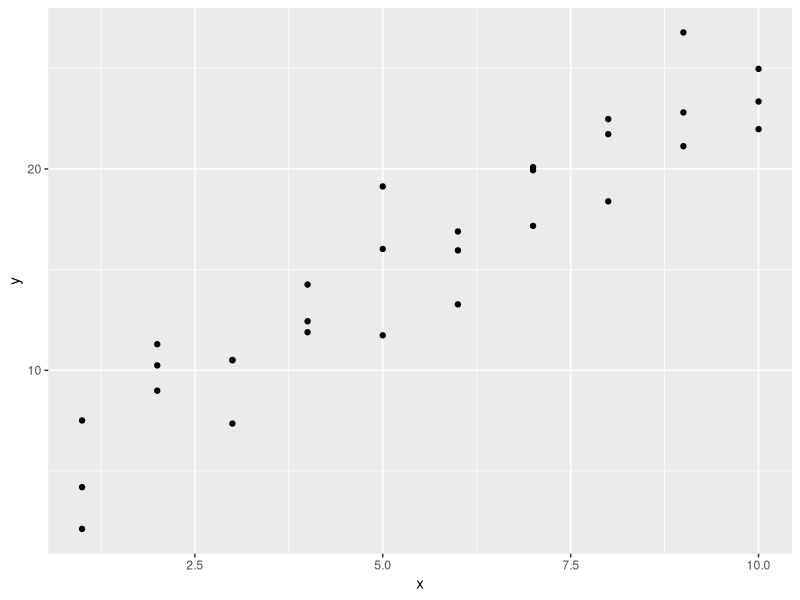
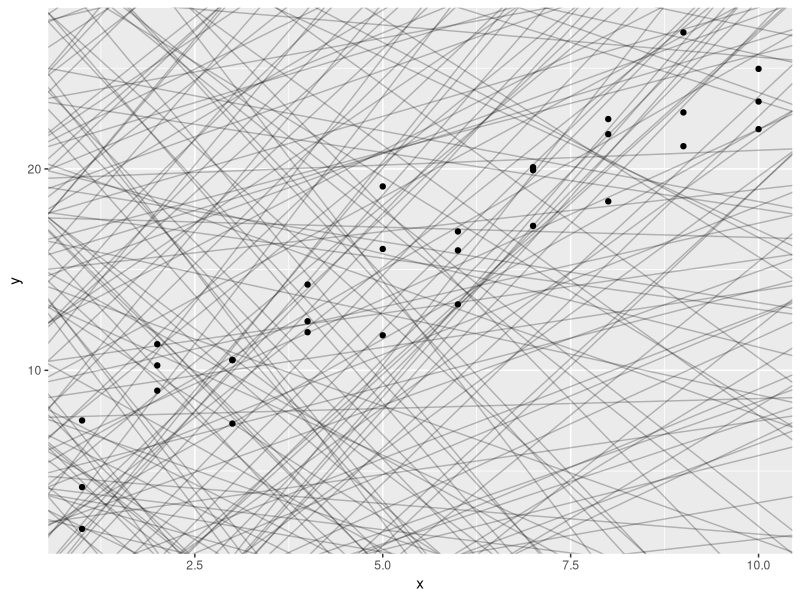
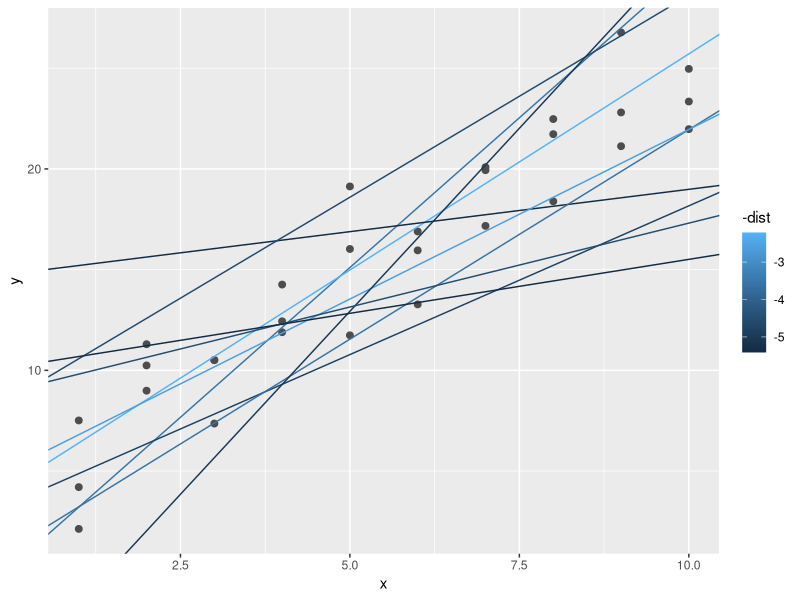
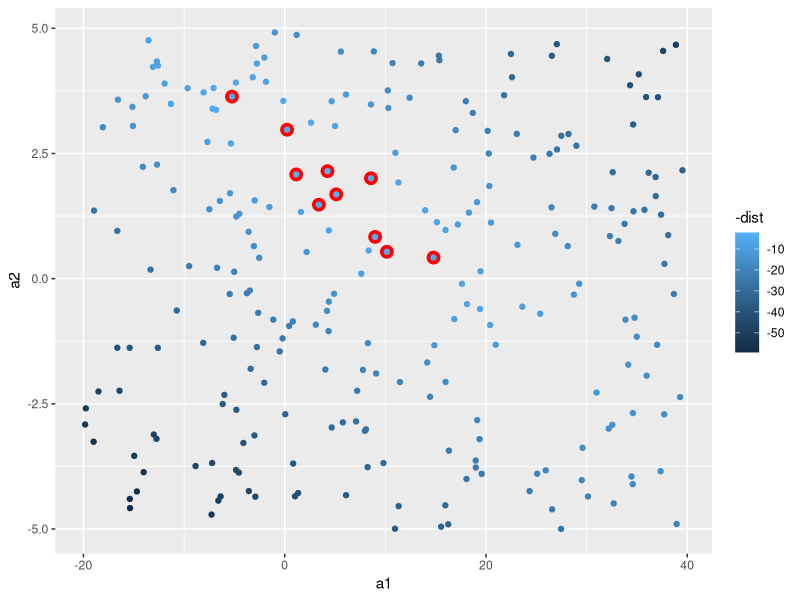
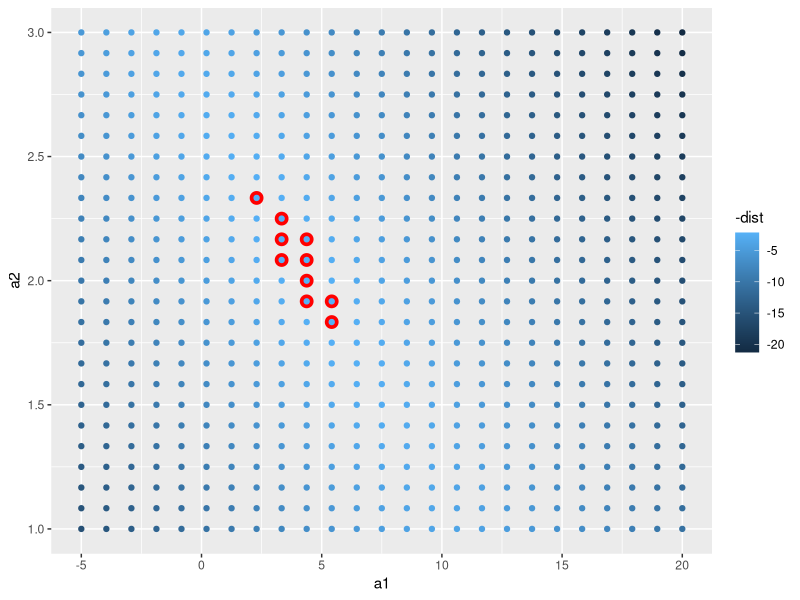
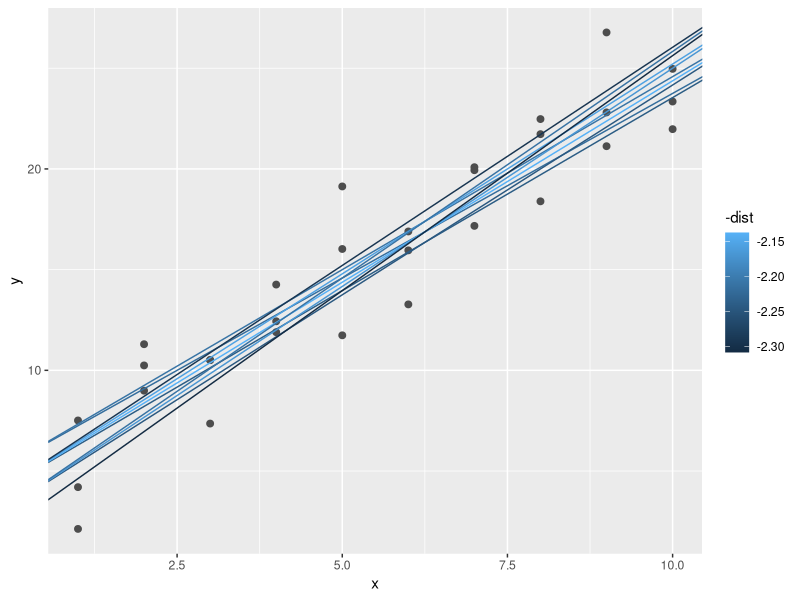
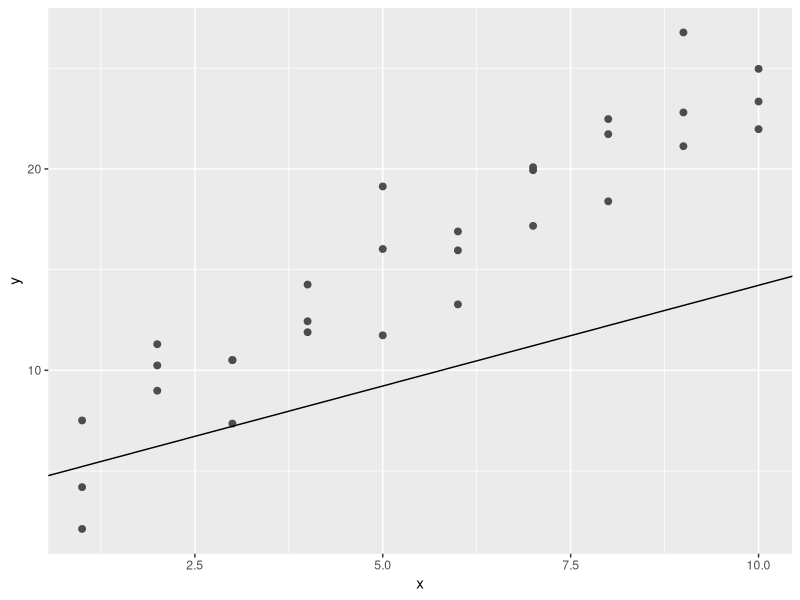
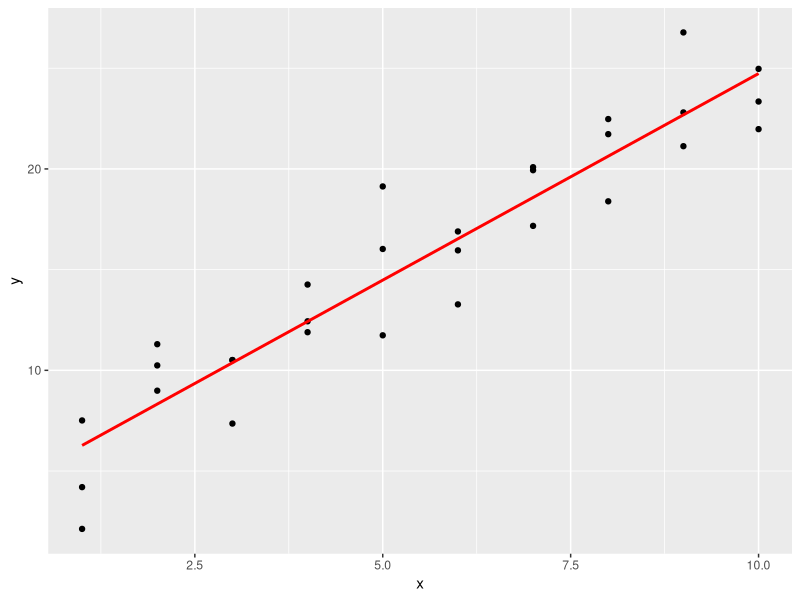

The R script that drew these images, in order:
## ---- chunk 1
knitr::opts_chunk$set(collapse = TRUE, dev = "png", comment = "#>")
#Sys.setlocale('LC_ALL','C') # Embed this directly in the Rmarkdown script that contains the Chinese character comment
options(digits=3)
options(max.print=200)
## ---- chunk 2
library(tidyverse)
library(modelr)
options(na.action = na.warn)
## ---- chunk 3
ggplot(sim1, aes(x, y)) + 
    geom_point()
## ---- chunk 4
models = tibble(
    a1 = runif(250, -20, 40),
    a2 = runif(250, -5, 5)
)
ggplot(sim1, aes(x, y)) + 
    geom_abline(
        aes(intercept = a1, slope = a2),
        data = models, alpha = 1/4
    ) + 
    geom_point()
## ---- chunk 5
model1 = function(a, data) {
    a[1] + data$x * a[2]
}
model1(c(7, 1.5), sim1)
## ---- chunk 6
measure_distance = function(mod, data){
    diff = data$y - model1(mod, data)
    sqrt(mean(diff ^2))
}
measure_distance(c(7,1.5), sim1)
## ---- chunk 7
sim1_dist = function(a1, a2) {
    measure_distance(c(a1, a2), sim1)
}
models = models %>% 
    mutate(dist = purrr::map2_dbl(a1, a2, sim1_dist))
models
## ---- chunk 8
ggplot(sim1, aes(x, y)) + 
    geom_point(size = 2, color = "grey30") + 
    geom_abline(
        aes(intercept = a1, slope = a2, color = -dist),
        data = filter(models, rank(dist) <= 10)
    )
## ---- chunk 9
ggplot(models, aes(a1, a2)) + 
    geom_point(
        data = filter(models, rank(dist) <= 10),
        size = 4, color = "red"
    ) + 
    geom_point(aes(color = -dist))
## ---- chunk 10
grid = expand.grid(
    a1 = seq(-5, 20, length = 25),
    a2 = seq(1, 3, length = 25)
) %>% 
    mutate(dist = purrr::map2_dbl(a1, a2, sim1_dist))
grid %>% 
    ggplot(aes(a1, a2)) +
    geom_point(
        data = filter(grid, rank(dist) <= 10),
        size = 4, color = "red"
    ) + 
    geom_point(aes(color = -dist))
## ---- chunk 11
ggplot(sim1, aes(x, y)) + 
    geom_point(size = 2, color = "grey30") + 
    geom_abline(
        aes(intercept = a1, slope = a2, color = -dist),
        data = filter(grid, rank(dist) <= 10)
    )
## ---- chunk 12
best = optim(c(0,0), measure_distance, data = sim1)
best$par
## ---- chunk 13
ggplot(sim1, aes(x, y)) + 
    geom_point(size = 2, color = "grey30") + 
    geom_abline(intercept = best$par[1], slop = best$par[2])
## ---- chunk 14
sim1_mod = lm(y ~ x, data = sim1)
coef(sim1_mod)
## ---- chunk 15
grid = sim1 %>% 
    data_grid(x)
grid
## ---- chunk 16
grid = grid %>% 
    add_predictions(sim1_mod)
grid
## ---- chunk 17
ggplot(sim1, aes(x)) + 
    geom_point(aes(y = y)) +
    geom_line(
        aes(y = pred),
        data = grid,
        color = "red",
        size = 1
    )
## ---- chunk 18
sim1 = sim1 %>% 
    add_residuals(sim1_mod)
sim1
## ---- chunk 19
ggplot(sim1, aes(resid)) + 
    geom_freqpoly(binwidth = 0.5)
## ---- chunk 20
ggplot(sim1, aes(x, resid)) + 
    geom_ref_line(h = 0) + 
    geom_point()
## ---- chunk 21
df = tribble(
    ~y, ~x1, ~x2,
    4, 2, 5,
    5, 1, 6
)
model_matrix(df, y ~ x1)
## ---- chunk 22
model_matrix(df, y ~ x1 - 1)
## ---- chunk 23
model_matrix(df, y ~ x1 + x2)
## ---- chunk 24
df = tribble(
    ~ sex, ~ response,
    "male", 1, 
    "female", 2,
    "male", 1
)
model_matrix(df, response ~ sex)
## ---- chunk 25
ggplot(sim2) + 
    geom_point(aes(x, y))
## ---- chunk 26
mod2 = lm(y ~ x, data = sim2)
grid = sim2 %>% 
    data_grid(x) %>% 
    add_predictions(mod2)
grid
## ---- chunk 27
ggplot(sim2, aes(x)) + 
    geom_point(aes(y = y)) + 
    geom_point(
        data = grid,
        aes(y = pred, color = "red", size = 4)
    )
## ---- chunk 28
ggplot(sim3, aes(x1, y)) + 
    geom_point(aes(color = x2))
## ---- chunk 29
mod1 = lm(y ~ x1 + x2, data = sim3)
mod2 = lm(y ~ x1 * x2, data = sim3)
## ---- chunk 30
grid = sim3 %>% 
    data_grid(x1, x2) %>% 
    gather_predictions(mod1, mod2)
grid
## ---- chunk 31
ggplot(sim3, aes(x1, y, color = x2)) + 
    geom_point() + 
    geom_line(data = grid, aes(y = pred)) + 
    facet_wrap( ~ model)
## ---- chunk 32
sim3 = sim3 %>% 
    gather_residuals(mod1, mod2)
ggplot(sim3, aes(x1, resid, color = x2)) + 
    geom_point() + 
    facet_wrap(model ~ x2)
## ---- chunk 33
mod1 = lm(y ~ x1 + x2, data = sim4)
mod2 = lm(y ~ x1 + x2, data = sim4)
grid = sim4 %>% 
    data_grid(
        x1 = seq_range(x1, 5),
        x2 = seq_range(x2, 5)
    ) %>% 
    gather_predictions(mod1, mod2)
## ---- chunk 34
seq_range(c(0.0123, 0.923423), n = 5)
seq_range(c(0.0123, 0.923423), n = 5, pretty = TRUE)
## ---- chunk 35
x1 = rcauchy(100)
seq_range(x1, n = 5)
seq_range(x1, n = 5, trim = 0.10)
seq_range(x1, n = 5, trim = 0.25)
seq_range(x1, n = 5, trim = 0.50)
## ---- chunk 36
x2 = c(0, 1)
seq_range(x2, n = 5)
seq_range(x2, n = 5, expand = 0.10)
seq_range(x2, n = 5, expand = 0.25)
seq_range(x2, n = 5, expand = 0.50)
## ---- chunk 37
ggplot(grid, aes(x1, x2)) + 
    geom_tile(aes(fill = pred)) + 
    facet_wrap(~ model)
## ---- chunk 38
ggplot(grid, aes(x1, pred, color = x2, group = x2)) + 
    geom_line() + 
    facet_wrap(~ model)
ggplot(grid, aes(x2, pred, color = x1, group = x1)) + 
    geom_line() + 
    facet_wrap(~ model)
## ---- chunk 39
df = tribble(
    ~y, ~x,
    1, 1,
    2, 2,
    3, 3
)
model_matrix(df, y ~ x^2 + x)
model_matrix(df, y ~ I(x^2) + x)
## ---- chunk 40
model_matrix(df, y ~ poly(x, 2))
## ---- chunk 41
library(splines)
model_matrix(df, y ~ ns(x, 2))
## ---- chunk 42
sim5 = tibble(
    x = seq(0, 3.5 * pi, length = 50),
    y = 4 * sin(x) + rnorm(length(x))
)
ggplot(sim5, aes(x, y)) + 
    geom_point()
## ---- chunk 43
mod1 = lm(y ~ ns(x, 1), data = sim5)
mod2 = lm(y ~ ns(x, 2), data = sim5)
mod3 = lm(y ~ ns(x, 3), data = sim5)
mod4 = lm(y ~ ns(x, 4), data = sim5)
mod5 = lm(y ~ ns(x, 5), data = sim5)
## ---- chunk 44
grid = sim5 %>% 
    data_grid(x = seq_range(x, n = 50, expand = 0.1)) %>% 
    gather_predictions(mod1, mod2, mod3, mod4, mod5, .pred = "y")
ggplot(sim5, aes(x, y)) + 
    geom_point() +
    geom_line(data = grid, color = "red") + 
    facet_grid(~ model)
## ---- chunk 45
df = tribble(
    ~x, ~y,
    1, 2.2,
    2, NA,
    3, 3.5,
    4, 8.3,
    NA, 10
)
mod = lm(y ~ x, data = df)
## ---- chunk 46
mod = lm(y ~ x, data = df, na.action = na.exclude)
## ---- chunk 47
nobs(mod)
